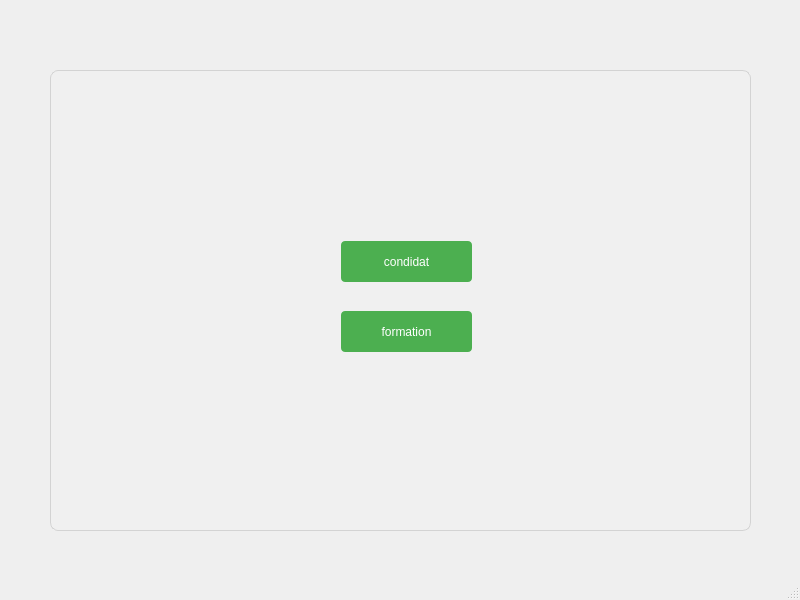
<?xml version="1.0" encoding="UTF-8"?>
<ui version="4.0">
 <class>MainWindow</class>
 <widget class="QMainWindow" name="MainWindow">
  <property name="geometry">
   <rect>
    <x>0</x>
    <y>0</y>
    <width>800</width>
    <height>600</height>
   </rect>
  </property>
  <property name="windowTitle">
   <string>MainWindow</string>
  </property>
  <widget class="QWidget" name="centralwidget">
   <widget class="QStackedWidget" name="stackedWidget">
    <property name="geometry">
     <rect>
      <x>50</x>
      <y>70</y>
      <width>701</width>
      <height>461</height>
     </rect>
    </property>
    <property name="styleSheet">
     <string notr="true">QStackedWidget {
    background-color: #F0F0F0;
    border: 1px solid #D3D3D3;
    border-radius: 8px;
    padding: 10px;
}

QStackedWidget::page {
    background-color: #FFFFFF;
    border-radius: 6px;
    padding: 20px;
}

QStackedWidget QPushButton {
    background-color: #4CAF50;
    color: white;
    padding: 10px 20px;
    border: none;
    border-radius: 4px;
}

QStackedWidget QPushButton:hover {
    background-color: #45a049;
}

QStackedWidget QLabel {
    font-size: 14px;
    color: #333333;
}

QStackedWidget QLineEdit {
    background-color: #FFFFFF;
    border: 1px solid #CCCCCC;
    border-radius: 4px;
    padding: 6px;
    font-size: 14px;
}

QStackedWidget QComboBox {
    background-color: #FFFFFF;
    border: 1px solid #CCCCCC;
    border-radius: 4px;
    padding: 4px;
    font-size: 14px;
}

QStackedWidget QComboBox::drop-down {
    border-left: 1px solid #CCCCCC;
}

QStackedWidget QComboBox QAbstractItemView {
    background-color: #FFFFFF;
    border: 1px solid #CCCCCC;
}
</string>
    </property>
    <property name="currentIndex">
     <number>0</number>
    </property>
    <widget class="QWidget" name="page_3">
     <widget class="QPushButton" name="for_menu">
      <property name="geometry">
       <rect>
        <x>280</x>
        <y>230</y>
        <width>131</width>
        <height>41</height>
       </rect>
      </property>
      <property name="text">
       <string>formation</string>
      </property>
     </widget>
     <widget class="QPushButton" name="con_menu">
      <property name="geometry">
       <rect>
        <x>280</x>
        <y>160</y>
        <width>131</width>
        <height>41</height>
       </rect>
      </property>
      <property name="text">
       <string>condidat</string>
      </property>
     </widget>
    </widget>
    <widget class="QWidget" name="page">
     <widget class="QTabWidget" name="tabWidget">
      <property name="geometry">
       <rect>
        <x>20</x>
        <y>10</y>
        <width>661</width>
        <height>431</height>
       </rect>
      </property>
      <property name="styleSheet">
       <string notr="true">QTableWidget {
    background-color: #FFFFFF;
    border: 1px solid #D3D3D3;
    border-radius: 8px;
    padding: 5px;
    gridline-color: #CCCCCC;
    font-size: 14px;
}

QHeaderView::section {
    background-color: #4CAF50;
    color: white;
    padding: 8px;
    border: 1px solid #D3D3D3;
    font-weight: bold;
    font-size: 14px;
}

QTableWidget::item {
    background-color: #FFFFFF;
    padding: 10px;
    border: 1px solid #D3D3D3;
}

QTableWidget::item:selected {
    background-color: #A5D6A7;
    color: #333333;
}

QTableWidget QTableCornerButton::section {
    background-color: #4CAF50;
    border: 1px solid #D3D3D3;
}

QScrollBar:vertical {
    background: #F0F0F0;
    width: 15px;
}

QScrollBar::handle:vertical {
    background: #CCCCCC;
    border-radius: 7px;
}

QScrollBar::handle:vertical:hover {
    background: #B3B3B3;
}

QScrollBar::add-line:vertical, QScrollBar::sub-line:vertical {
    background: none;
}
</string>
      </property>
      <property name="currentIndex">
       <number>0</number>
      </property>
      <widget class="QWidget" name="tab1">
       <attribute name="title">
        <string>ajout</string>
       </attribute>
       <widget class="QLineEdit" name="nbrsh">
        <property name="geometry">
         <rect>
          <x>210</x>
          <y>261</y>
          <width>131</width>
          <height>31</height>
         </rect>
        </property>
       </widget>
       <widget class="QLineEdit" name="id">
        <property name="geometry">
         <rect>
          <x>140</x>
          <y>71</y>
          <width>131</width>
          <height>31</height>
         </rect>
        </property>
       </widget>
       <widget class="QDateEdit" name="df">
        <property name="geometry">
         <rect>
          <x>450</x>
          <y>190</y>
          <width>110</width>
          <height>22</height>
         </rect>
        </property>
       </widget>
       <widget class="QDateEdit" name="dd">
        <property name="geometry">
         <rect>
          <x>450</x>
          <y>130</y>
          <width>110</width>
          <height>22</height>
         </rect>
        </property>
       </widget>
       <widget class="QLabel" name="label_4">
        <property name="geometry">
         <rect>
          <x>5</x>
          <y>210</y>
          <width>131</width>
          <height>31</height>
         </rect>
        </property>
        <property name="text">
         <string>nombre des semaines</string>
        </property>
       </widget>
       <widget class="QLabel" name="label_8">
        <property name="geometry">
         <rect>
          <x>315</x>
          <y>190</y>
          <width>111</width>
          <height>20</height>
         </rect>
        </property>
        <property name="text">
         <string>date fin</string>
        </property>
       </widget>
       <widget class="QLabel" name="label">
        <property name="geometry">
         <rect>
          <x>60</x>
          <y>80</y>
          <width>56</width>
          <height>16</height>
         </rect>
        </property>
        <property name="text">
         <string>id</string>
        </property>
       </widget>
       <widget class="QLabel" name="label_2">
        <property name="geometry">
         <rect>
          <x>60</x>
          <y>120</y>
          <width>56</width>
          <height>16</height>
         </rect>
        </property>
        <property name="text">
         <string>nom</string>
        </property>
       </widget>
       <widget class="QLineEdit" name="type">
        <property name="geometry">
         <rect>
          <x>140</x>
          <y>160</y>
          <width>131</width>
          <height>31</height>
         </rect>
        </property>
       </widget>
       <widget class="QPushButton" name="ajout">
        <property name="geometry">
         <rect>
          <x>410</x>
          <y>250</y>
          <width>111</width>
          <height>41</height>
         </rect>
        </property>
        <property name="text">
         <string>ajout</string>
        </property>
       </widget>
       <widget class="QLineEdit" name="prix">
        <property name="geometry">
         <rect>
          <x>140</x>
          <y>311</y>
          <width>131</width>
          <height>31</height>
         </rect>
        </property>
       </widget>
       <widget class="QLabel" name="label_6">
        <property name="geometry">
         <rect>
          <x>40</x>
          <y>310</y>
          <width>56</width>
          <height>16</height>
         </rect>
        </property>
        <property name="text">
         <string>prix</string>
        </property>
       </widget>
       <widget class="QLabel" name="label_5">
        <property name="geometry">
         <rect>
          <x>0</x>
          <y>250</y>
          <width>201</width>
          <height>61</height>
         </rect>
        </property>
        <property name="text">
         <string>nombre des heures par semaines</string>
        </property>
       </widget>
       <widget class="QLabel" name="label_3">
        <property name="geometry">
         <rect>
          <x>60</x>
          <y>160</y>
          <width>56</width>
          <height>16</height>
         </rect>
        </property>
        <property name="text">
         <string>type</string>
        </property>
       </widget>
       <widget class="QLabel" name="label_7">
        <property name="geometry">
         <rect>
          <x>315</x>
          <y>130</y>
          <width>111</width>
          <height>20</height>
         </rect>
        </property>
        <property name="text">
         <string>date debut</string>
        </property>
       </widget>
       <widget class="QLineEdit" name="nbrs">
        <property name="geometry">
         <rect>
          <x>150</x>
          <y>211</y>
          <width>131</width>
          <height>31</height>
         </rect>
        </property>
       </widget>
       <widget class="QLabel" name="label_9">
        <property name="geometry">
         <rect>
          <x>270</x>
          <y>30</y>
          <width>181</width>
          <height>16</height>
         </rect>
        </property>
        <property name="text">
         <string>AJOUT FORMATION</string>
        </property>
       </widget>
       <widget class="QLineEdit" name="nom">
        <property name="geometry">
         <rect>
          <x>140</x>
          <y>111</y>
          <width>131</width>
          <height>31</height>
         </rect>
        </property>
       </widget>
       <widget class="QPushButton" name="menu_1">
        <property name="geometry">
         <rect>
          <x>502</x>
          <y>20</y>
          <width>91</width>
          <height>31</height>
         </rect>
        </property>
        <property name="text">
         <string>menu</string>
        </property>
       </widget>
      </widget>
      <widget class="QWidget" name="tab_2">
       <attribute name="title">
        <string>modifier</string>
       </attribute>
       <widget class="QLineEdit" name="nbrshm">
        <property name="geometry">
         <rect>
          <x>200</x>
          <y>261</y>
          <width>131</width>
          <height>31</height>
         </rect>
        </property>
       </widget>
       <widget class="QLineEdit" name="idm">
        <property name="enabled">
         <bool>false</bool>
        </property>
        <property name="geometry">
         <rect>
          <x>160</x>
          <y>71</y>
          <width>131</width>
          <height>31</height>
         </rect>
        </property>
       </widget>
       <widget class="QDateEdit" name="dfm">
        <property name="geometry">
         <rect>
          <x>470</x>
          <y>190</y>
          <width>110</width>
          <height>22</height>
         </rect>
        </property>
       </widget>
       <widget class="QDateEdit" name="ddm">
        <property name="geometry">
         <rect>
          <x>470</x>
          <y>130</y>
          <width>110</width>
          <height>22</height>
         </rect>
        </property>
       </widget>
       <widget class="QLabel" name="label_10">
        <property name="geometry">
         <rect>
          <x>0</x>
          <y>210</y>
          <width>201</width>
          <height>16</height>
         </rect>
        </property>
        <property name="text">
         <string>nombre des semaine</string>
        </property>
       </widget>
       <widget class="QLabel" name="label_11">
        <property name="geometry">
         <rect>
          <x>350</x>
          <y>190</y>
          <width>56</width>
          <height>16</height>
         </rect>
        </property>
        <property name="text">
         <string>date fin</string>
        </property>
       </widget>
       <widget class="QLabel" name="label_12">
        <property name="geometry">
         <rect>
          <x>60</x>
          <y>80</y>
          <width>56</width>
          <height>16</height>
         </rect>
        </property>
        <property name="text">
         <string>id</string>
        </property>
       </widget>
       <widget class="QLabel" name="label_13">
        <property name="geometry">
         <rect>
          <x>60</x>
          <y>120</y>
          <width>56</width>
          <height>16</height>
         </rect>
        </property>
        <property name="text">
         <string>nom</string>
        </property>
       </widget>
       <widget class="QLineEdit" name="typem">
        <property name="geometry">
         <rect>
          <x>160</x>
          <y>160</y>
          <width>131</width>
          <height>31</height>
         </rect>
        </property>
       </widget>
       <widget class="QPushButton" name="modifier">
        <property name="geometry">
         <rect>
          <x>430</x>
          <y>250</y>
          <width>111</width>
          <height>41</height>
         </rect>
        </property>
        <property name="text">
         <string>modifier</string>
        </property>
       </widget>
       <widget class="QLineEdit" name="prixm">
        <property name="geometry">
         <rect>
          <x>160</x>
          <y>311</y>
          <width>131</width>
          <height>31</height>
         </rect>
        </property>
       </widget>
       <widget class="QLabel" name="label_14">
        <property name="geometry">
         <rect>
          <x>60</x>
          <y>310</y>
          <width>56</width>
          <height>16</height>
         </rect>
        </property>
        <property name="text">
         <string>prix</string>
        </property>
       </widget>
       <widget class="QLabel" name="label_15">
        <property name="geometry">
         <rect>
          <x>0</x>
          <y>270</y>
          <width>201</width>
          <height>16</height>
         </rect>
        </property>
        <property name="text">
         <string>nombre des heurres par semaine</string>
        </property>
       </widget>
       <widget class="QLabel" name="label_16">
        <property name="geometry">
         <rect>
          <x>60</x>
          <y>160</y>
          <width>56</width>
          <height>16</height>
         </rect>
        </property>
        <property name="text">
         <string>type</string>
        </property>
       </widget>
       <widget class="QLabel" name="label_17">
        <property name="geometry">
         <rect>
          <x>340</x>
          <y>130</y>
          <width>111</width>
          <height>16</height>
         </rect>
        </property>
        <property name="text">
         <string>date de debut</string>
        </property>
       </widget>
       <widget class="QLabel" name="label_18">
        <property name="geometry">
         <rect>
          <x>140</x>
          <y>20</y>
          <width>31</width>
          <height>16</height>
         </rect>
        </property>
        <property name="text">
         <string>ID</string>
        </property>
       </widget>
       <widget class="QLineEdit" name="nomm">
        <property name="geometry">
         <rect>
          <x>160</x>
          <y>120</y>
          <width>131</width>
          <height>31</height>
         </rect>
        </property>
       </widget>
       <widget class="QPushButton" name="pushButton">
        <property name="geometry">
         <rect>
          <x>370</x>
          <y>20</y>
          <width>101</width>
          <height>31</height>
         </rect>
        </property>
        <property name="text">
         <string>OK</string>
        </property>
       </widget>
       <widget class="QComboBox" name="comboBox_mod">
        <property name="geometry">
         <rect>
          <x>200</x>
          <y>20</y>
          <width>81</width>
          <height>31</height>
         </rect>
        </property>
       </widget>
       <widget class="QLineEdit" name="nbrsm">
        <property name="geometry">
         <rect>
          <x>170</x>
          <y>210</y>
          <width>131</width>
          <height>31</height>
         </rect>
        </property>
       </widget>
      </widget>
      <widget class="QWidget" name="tab">
       <attribute name="title">
        <string>affichage</string>
       </attribute>
       <widget class="QTableView" name="tableView_3">
        <property name="geometry">
         <rect>
          <x>15</x>
          <y>80</y>
          <width>591</width>
          <height>251</height>
         </rect>
        </property>
       </widget>
       <widget class="QPushButton" name="supprimer">
        <property name="geometry">
         <rect>
          <x>170</x>
          <y>340</y>
          <width>111</width>
          <height>41</height>
         </rect>
        </property>
        <property name="text">
         <string>supprimer</string>
        </property>
       </widget>
       <widget class="QPushButton" name="pdf">
        <property name="geometry">
         <rect>
          <x>30</x>
          <y>20</y>
          <width>101</width>
          <height>41</height>
         </rect>
        </property>
        <property name="text">
         <string>pdf</string>
        </property>
       </widget>
       <widget class="QPushButton" name="stat">
        <property name="geometry">
         <rect>
          <x>492</x>
          <y>20</y>
          <width>111</width>
          <height>41</height>
         </rect>
        </property>
        <property name="text">
         <string>stat</string>
        </property>
       </widget>
       <widget class="QPushButton" name="refresh">
        <property name="geometry">
         <rect>
          <x>20</x>
          <y>340</y>
          <width>111</width>
          <height>41</height>
         </rect>
        </property>
        <property name="text">
         <string>refresh</string>
        </property>
       </widget>
       <widget class="QComboBox" name="comboBox_2">
        <property name="geometry">
         <rect>
          <x>320</x>
          <y>340</y>
          <width>91</width>
          <height>31</height>
         </rect>
        </property>
       </widget>
       <widget class="QPushButton" name="rechf">
        <property name="geometry">
         <rect>
          <x>460</x>
          <y>340</y>
          <width>121</width>
          <height>41</height>
         </rect>
        </property>
        <property name="text">
         <string>rechercher</string>
        </property>
       </widget>
      </widget>
      <widget class="QWidget" name="tab_3">
       <attribute name="title">
        <string>calendrier</string>
       </attribute>
       <widget class="QCalendarWidget" name="ca">
        <property name="geometry">
         <rect>
          <x>110</x>
          <y>27</y>
          <width>401</width>
          <height>271</height>
         </rect>
        </property>
       </widget>
      </widget>
     </widget>
    </widget>
    <widget class="QWidget" name="page_2">
     <widget class="QTabWidget" name="tabWidget_2">
      <property name="geometry">
       <rect>
        <x>10</x>
        <y>20</y>
        <width>661</width>
        <height>421</height>
       </rect>
      </property>
      <property name="styleSheet">
       <string notr="true">QTableWidget {
    background-color: #FFFFFF;
    border: 1px solid #D3D3D3;
    border-radius: 8px;
    padding: 5px;
    gridline-color: #CCCCCC;
    font-size: 14px;
}

QHeaderView::section {
    background-color: #4CAF50;
    color: white;
    padding: 8px;
    border: 1px solid #D3D3D3;
    font-weight: bold;
    font-size: 14px;
}

QTableWidget::item {
    background-color: #FFFFFF;
    padding: 10px;
    border: 1px solid #D3D3D3;
}

QTableWidget::item:selected {
    background-color: #A5D6A7;
    color: #333333;
}

QTableWidget QTableCornerButton::section {
    background-color: #4CAF50;
    border: 1px solid #D3D3D3;
}

QScrollBar:vertical {
    background: #F0F0F0;
    width: 15px;
}

QScrollBar::handle:vertical {
    background: #CCCCCC;
    border-radius: 7px;
}

QScrollBar::handle:vertical:hover {
    background: #B3B3B3;
}

QScrollBar::add-line:vertical, QScrollBar::sub-line:vertical {
    background: none;
}
</string>
      </property>
      <property name="currentIndex">
       <number>2</number>
      </property>
      <widget class="QWidget" name="tab_4">
       <attribute name="title">
        <string>ajout</string>
       </attribute>
       <widget class="QLabel" name="label_19">
        <property name="geometry">
         <rect>
          <x>280</x>
          <y>20</y>
          <width>56</width>
          <height>16</height>
         </rect>
        </property>
        <property name="text">
         <string>ADD</string>
        </property>
       </widget>
       <widget class="QLabel" name="label_20">
        <property name="geometry">
         <rect>
          <x>30</x>
          <y>60</y>
          <width>56</width>
          <height>16</height>
         </rect>
        </property>
        <property name="text">
         <string>CIN</string>
        </property>
       </widget>
       <widget class="QLabel" name="label_21">
        <property name="geometry">
         <rect>
          <x>30</x>
          <y>130</y>
          <width>56</width>
          <height>16</height>
         </rect>
        </property>
        <property name="text">
         <string>NOM</string>
        </property>
       </widget>
       <widget class="QLabel" name="label_22">
        <property name="geometry">
         <rect>
          <x>30</x>
          <y>200</y>
          <width>56</width>
          <height>16</height>
         </rect>
        </property>
        <property name="text">
         <string>PRENOM</string>
        </property>
       </widget>
       <widget class="QLabel" name="label_23">
        <property name="geometry">
         <rect>
          <x>310</x>
          <y>60</y>
          <width>91</width>
          <height>20</height>
         </rect>
        </property>
        <property name="text">
         <string>TELEPHONE</string>
        </property>
       </widget>
       <widget class="QLabel" name="label_24">
        <property name="geometry">
         <rect>
          <x>330</x>
          <y>130</y>
          <width>56</width>
          <height>16</height>
         </rect>
        </property>
        <property name="text">
         <string>MAIL</string>
        </property>
       </widget>
       <widget class="QLabel" name="label_25">
        <property name="geometry">
         <rect>
          <x>340</x>
          <y>200</y>
          <width>56</width>
          <height>16</height>
         </rect>
        </property>
        <property name="text">
         <string>IDF</string>
        </property>
       </widget>
       <widget class="QLineEdit" name="cin">
        <property name="geometry">
         <rect>
          <x>110</x>
          <y>50</y>
          <width>113</width>
          <height>31</height>
         </rect>
        </property>
       </widget>
       <widget class="QLineEdit" name="nomc">
        <property name="geometry">
         <rect>
          <x>110</x>
          <y>120</y>
          <width>113</width>
          <height>31</height>
         </rect>
        </property>
       </widget>
       <widget class="QLineEdit" name="prenomc">
        <property name="geometry">
         <rect>
          <x>110</x>
          <y>190</y>
          <width>113</width>
          <height>31</height>
         </rect>
        </property>
       </widget>
       <widget class="QLineEdit" name="tel">
        <property name="geometry">
         <rect>
          <x>420</x>
          <y>50</y>
          <width>113</width>
          <height>31</height>
         </rect>
        </property>
       </widget>
       <widget class="QLineEdit" name="mail">
        <property name="geometry">
         <rect>
          <x>420</x>
          <y>120</y>
          <width>113</width>
          <height>31</height>
         </rect>
        </property>
       </widget>
       <widget class="QLineEdit" name="idf">
        <property name="geometry">
         <rect>
          <x>420</x>
          <y>190</y>
          <width>113</width>
          <height>31</height>
         </rect>
        </property>
       </widget>
       <widget class="QPushButton" name="ajoutc">
        <property name="geometry">
         <rect>
          <x>250</x>
          <y>250</y>
          <width>121</width>
          <height>41</height>
         </rect>
        </property>
        <property name="text">
         <string>ajout</string>
        </property>
       </widget>
       <widget class="QPushButton" name="menu_2">
        <property name="geometry">
         <rect>
          <x>502</x>
          <y>10</y>
          <width>101</width>
          <height>31</height>
         </rect>
        </property>
        <property name="text">
         <string>menu</string>
        </property>
       </widget>
      </widget>
      <widget class="QWidget" name="tab_5">
       <attribute name="title">
        <string>modifier</string>
       </attribute>
       <widget class="QLineEdit" name="cinm">
        <property name="geometry">
         <rect>
          <x>130</x>
          <y>80</y>
          <width>113</width>
          <height>31</height>
         </rect>
        </property>
       </widget>
       <widget class="QPushButton" name="modifierc">
        <property name="geometry">
         <rect>
          <x>260</x>
          <y>277</y>
          <width>93</width>
          <height>41</height>
         </rect>
        </property>
        <property name="text">
         <string>modifier</string>
        </property>
       </widget>
       <widget class="QLabel" name="label_26">
        <property name="geometry">
         <rect>
          <x>50</x>
          <y>90</y>
          <width>56</width>
          <height>16</height>
         </rect>
        </property>
        <property name="text">
         <string>CIN</string>
        </property>
       </widget>
       <widget class="QLabel" name="label_27">
        <property name="geometry">
         <rect>
          <x>350</x>
          <y>220</y>
          <width>56</width>
          <height>16</height>
         </rect>
        </property>
        <property name="text">
         <string>IDF</string>
        </property>
       </widget>
       <widget class="QLineEdit" name="nomcm">
        <property name="geometry">
         <rect>
          <x>130</x>
          <y>150</y>
          <width>113</width>
          <height>31</height>
         </rect>
        </property>
       </widget>
       <widget class="QLineEdit" name="mailm">
        <property name="geometry">
         <rect>
          <x>440</x>
          <y>150</y>
          <width>113</width>
          <height>31</height>
         </rect>
        </property>
       </widget>
       <widget class="QLabel" name="label_28">
        <property name="geometry">
         <rect>
          <x>350</x>
          <y>150</y>
          <width>56</width>
          <height>16</height>
         </rect>
        </property>
        <property name="text">
         <string>MAIL</string>
        </property>
       </widget>
       <widget class="QLabel" name="label_29">
        <property name="geometry">
         <rect>
          <x>50</x>
          <y>150</y>
          <width>56</width>
          <height>16</height>
         </rect>
        </property>
        <property name="text">
         <string>NOM</string>
        </property>
       </widget>
       <widget class="QLabel" name="label_30">
        <property name="geometry">
         <rect>
          <x>50</x>
          <y>220</y>
          <width>56</width>
          <height>16</height>
         </rect>
        </property>
        <property name="text">
         <string>PRENOM</string>
        </property>
       </widget>
       <widget class="QLabel" name="label_31">
        <property name="geometry">
         <rect>
          <x>325</x>
          <y>90</y>
          <width>81</width>
          <height>20</height>
         </rect>
        </property>
        <property name="text">
         <string>TELEPHONE</string>
        </property>
       </widget>
       <widget class="QLineEdit" name="idfm">
        <property name="geometry">
         <rect>
          <x>440</x>
          <y>220</y>
          <width>113</width>
          <height>31</height>
         </rect>
        </property>
       </widget>
       <widget class="QLineEdit" name="telm">
        <property name="geometry">
         <rect>
          <x>440</x>
          <y>80</y>
          <width>113</width>
          <height>31</height>
         </rect>
        </property>
       </widget>
       <widget class="QLineEdit" name="prenomcm">
        <property name="geometry">
         <rect>
          <x>130</x>
          <y>220</y>
          <width>113</width>
          <height>31</height>
         </rect>
        </property>
       </widget>
       <widget class="QLabel" name="label_32">
        <property name="geometry">
         <rect>
          <x>160</x>
          <y>30</y>
          <width>56</width>
          <height>16</height>
         </rect>
        </property>
        <property name="text">
         <string>cin</string>
        </property>
       </widget>
       <widget class="QComboBox" name="comboBoxc">
        <property name="geometry">
         <rect>
          <x>212</x>
          <y>30</y>
          <width>81</width>
          <height>31</height>
         </rect>
        </property>
       </widget>
       <widget class="QPushButton" name="modifier_submit">
        <property name="geometry">
         <rect>
          <x>320</x>
          <y>30</y>
          <width>93</width>
          <height>31</height>
         </rect>
        </property>
        <property name="text">
         <string>ok</string>
        </property>
       </widget>
      </widget>
      <widget class="QWidget" name="tab_6">
       <attribute name="title">
        <string>affichage</string>
       </attribute>
       <widget class="QTableView" name="tableView_2">
        <property name="geometry">
         <rect>
          <x>10</x>
          <y>40</y>
          <width>501</width>
          <height>192</height>
         </rect>
        </property>
       </widget>
       <widget class="QPushButton" name="supprimerc">
        <property name="geometry">
         <rect>
          <x>520</x>
          <y>67</y>
          <width>101</width>
          <height>41</height>
         </rect>
        </property>
        <property name="text">
         <string>supprimer</string>
        </property>
       </widget>
       <widget class="QPushButton" name="statc">
        <property name="geometry">
         <rect>
          <x>520</x>
          <y>120</y>
          <width>93</width>
          <height>31</height>
         </rect>
        </property>
        <property name="text">
         <string>stat</string>
        </property>
       </widget>
       <widget class="QPushButton" name="pdfc">
        <property name="geometry">
         <rect>
          <x>520</x>
          <y>160</y>
          <width>93</width>
          <height>41</height>
         </rect>
        </property>
        <property name="text">
         <string>pdf</string>
        </property>
       </widget>
       <widget class="QPushButton" name="refreshc">
        <property name="geometry">
         <rect>
          <x>520</x>
          <y>210</y>
          <width>93</width>
          <height>31</height>
         </rect>
        </property>
        <property name="text">
         <string>refresh</string>
        </property>
       </widget>
       <widget class="QPushButton" name="rechc">
        <property name="geometry">
         <rect>
          <x>300</x>
          <y>290</y>
          <width>111</width>
          <height>41</height>
         </rect>
        </property>
        <property name="text">
         <string>recherche</string>
        </property>
       </widget>
       <widget class="QComboBox" name="comboBoxc_noms">
        <property name="geometry">
         <rect>
          <x>172</x>
          <y>291</y>
          <width>101</width>
          <height>31</height>
         </rect>
        </property>
       </widget>
       <widget class="QLabel" name="qrLabel">
        <property name="geometry">
         <rect>
          <x>10</x>
          <y>240</y>
          <width>151</width>
          <height>111</height>
         </rect>
        </property>
        <property name="text">
         <string/>
        </property>
       </widget>
      </widget>
     </widget>
    </widget>
   </widget>
  </widget>
  <widget class="QMenuBar" name="menubar">
   <property name="geometry">
    <rect>
     <x>0</x>
     <y>0</y>
     <width>800</width>
     <height>26</height>
    </rect>
   </property>
  </widget>
  <widget class="QStatusBar" name="statusbar"/>
 </widget>
 <resources/>
 <connections/>
</ui>
